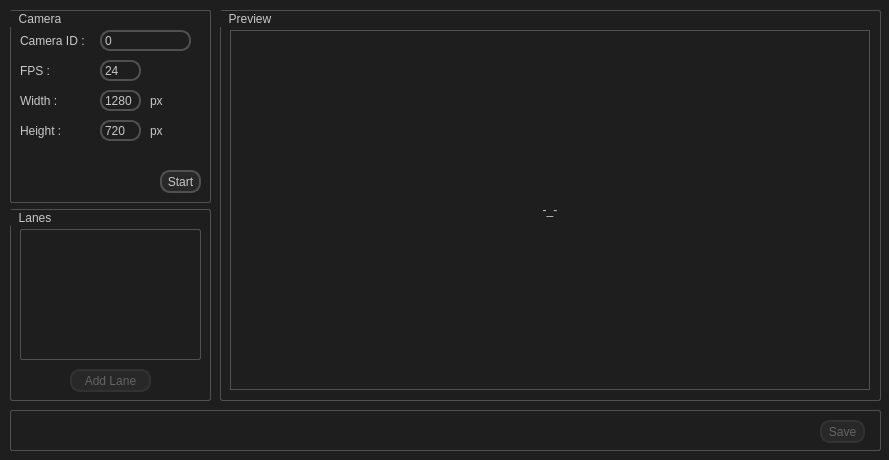
<?xml version="1.0" encoding="UTF-8"?>
<ui version="4.0">
 <class>Window_Config</class>
 <widget class="QMainWindow" name="Window_Config">
  <property name="geometry">
   <rect>
    <x>0</x>
    <y>0</y>
    <width>889</width>
    <height>460</height>
   </rect>
  </property>
  <property name="windowTitle">
   <string>Create new Config</string>
  </property>
  <property name="styleSheet">
   <string notr="true">QWidget {
background-color: rgb(30, 30, 30)

}
QLabel{
color: rgb(200, 200, 200);

}

QPushButton {
background-color:rgb(40, 40, 40);
color: rgb(200, 200, 200);
border: 2px solid rgb(80, 80, 80);
border-radius: 10px;
padding: 1px;
}
QPushButton:hover {
background-color:rgb(20, 115, 230);
	color: rgb(200, 200, 200);
border: 1px solid rgb(20, 115, 230);
}
QPushButton:pressed {
background-color:rgb(18, 100, 200);
color: rgb(200, 200, 200);
border: 1px solid rgb(18, 100, 200);
}
QPushButton:disabled {
background-color:rgb(40, 40, 40);
color: rgb(100, 100, 100);
border: 2px solid rgb(50, 50, 50);
border-radius: 10px;
}

QLineEdit {
background-color:rgb(30, 30, 30);
color: rgb(200, 200, 200);
border: 2px solid rgb(80, 80, 80);
border-radius: 10px;
padding: 1px;
}

QLineEdit:focus {
background-color:rgb(30, 30, 30);
color: rgb(200, 200, 200);
border: 2px solid rgb(20, 115, 230);
border-radius: 10px;
padding: 1px;
}

QProgressBar {
background-color:rgb(30, 30, 30);
border: 2px solid rgb(80, 80, 80);
border-radius: 6px;
color:rgb(200, 200, 200);
text-align: center;
}
QProgressBar::chunk {
background-color:rgb(20, 115, 230);
border: 2px solid rgb(20, 115, 230);
border-radius: 1px;
}

QGroupBox {
color: rgb(200, 200, 200);
background: rgb(30, 30, 30);
border: 1px solid rgba(80, 80, 80, 255);
border-radius: 2px;
} 

QListWidget {
color: rgb(200, 200, 200);
background: rgb(30, 30, 30);
border: 1px solid rgba(80, 80, 80, 255);
border-radius: 2px;
} </string>
  </property>
  <widget class="QWidget" name="centralwidget">
   <widget class="QGroupBox" name="grpbox_live">
    <property name="geometry">
     <rect>
      <x>220</x>
      <y>10</y>
      <width>661</width>
      <height>391</height>
     </rect>
    </property>
    <property name="styleSheet">
     <string notr="true"/>
    </property>
    <property name="title">
     <string>  Preview  </string>
    </property>
    <widget class="QLabel" name="lbl_video_live">
     <property name="geometry">
      <rect>
       <x>10</x>
       <y>20</y>
       <width>640</width>
       <height>360</height>
      </rect>
     </property>
     <property name="styleSheet">
      <string notr="true">background-color:rgba(0, 0, 0, 0);
border: 1px solid rgb(80, 80, 80);</string>
     </property>
     <property name="frameShape">
      <enum>QFrame::Box</enum>
     </property>
     <property name="text">
      <string>-_-</string>
     </property>
     <property name="alignment">
      <set>Qt::AlignCenter</set>
     </property>
    </widget>
   </widget>
   <widget class="QWidget" name="verticalLayoutWidget">
    <property name="geometry">
     <rect>
      <x>10</x>
      <y>10</y>
      <width>201</width>
      <height>391</height>
     </rect>
    </property>
    <layout class="QVBoxLayout" name="vLayout">
     <item>
      <widget class="QGroupBox" name="gbox_camera">
       <property name="title">
        <string>  Camera  </string>
       </property>
       <widget class="QPushButton" name="btn_start_feed">
        <property name="geometry">
         <rect>
          <x>150</x>
          <y>160</y>
          <width>41</width>
          <height>23</height>
         </rect>
        </property>
        <property name="text">
         <string>Start</string>
        </property>
       </widget>
       <widget class="QLineEdit" name="input_w">
        <property name="geometry">
         <rect>
          <x>90</x>
          <y>80</y>
          <width>41</width>
          <height>21</height>
         </rect>
        </property>
        <property name="text">
         <string>1280</string>
        </property>
       </widget>
       <widget class="QLabel" name="lbl_1">
        <property name="geometry">
         <rect>
          <x>10</x>
          <y>20</y>
          <width>71</width>
          <height>21</height>
         </rect>
        </property>
        <property name="text">
         <string>Camera ID :</string>
        </property>
       </widget>
       <widget class="QLabel" name="lbl_2">
        <property name="geometry">
         <rect>
          <x>10</x>
          <y>50</y>
          <width>71</width>
          <height>21</height>
         </rect>
        </property>
        <property name="text">
         <string>FPS :</string>
        </property>
       </widget>
       <widget class="QLineEdit" name="input_fps">
        <property name="geometry">
         <rect>
          <x>90</x>
          <y>50</y>
          <width>41</width>
          <height>21</height>
         </rect>
        </property>
        <property name="text">
         <string>24</string>
        </property>
       </widget>
       <widget class="QLineEdit" name="input_h">
        <property name="geometry">
         <rect>
          <x>90</x>
          <y>110</y>
          <width>41</width>
          <height>21</height>
         </rect>
        </property>
        <property name="text">
         <string>720</string>
        </property>
       </widget>
       <widget class="QLabel" name="lbl_3">
        <property name="geometry">
         <rect>
          <x>10</x>
          <y>80</y>
          <width>71</width>
          <height>21</height>
         </rect>
        </property>
        <property name="text">
         <string>Width :</string>
        </property>
       </widget>
       <widget class="QLineEdit" name="input_cam_id">
        <property name="geometry">
         <rect>
          <x>90</x>
          <y>20</y>
          <width>91</width>
          <height>21</height>
         </rect>
        </property>
        <property name="text">
         <string>0</string>
        </property>
       </widget>
       <widget class="QLabel" name="lbl_4">
        <property name="geometry">
         <rect>
          <x>10</x>
          <y>110</y>
          <width>71</width>
          <height>21</height>
         </rect>
        </property>
        <property name="text">
         <string>Height :</string>
        </property>
       </widget>
       <widget class="QLabel" name="lbl_5">
        <property name="geometry">
         <rect>
          <x>140</x>
          <y>80</y>
          <width>16</width>
          <height>21</height>
         </rect>
        </property>
        <property name="text">
         <string>px</string>
        </property>
       </widget>
       <widget class="QLabel" name="lbl_6">
        <property name="geometry">
         <rect>
          <x>140</x>
          <y>110</y>
          <width>16</width>
          <height>21</height>
         </rect>
        </property>
        <property name="text">
         <string>px</string>
        </property>
       </widget>
      </widget>
     </item>
     <item>
      <widget class="QGroupBox" name="gbox_lanes">
       <property name="title">
        <string>  Lanes  </string>
       </property>
       <widget class="QPushButton" name="btn_add_lane">
        <property name="enabled">
         <bool>false</bool>
        </property>
        <property name="geometry">
         <rect>
          <x>60</x>
          <y>160</y>
          <width>81</width>
          <height>23</height>
         </rect>
        </property>
        <property name="text">
         <string>Add Lane</string>
        </property>
       </widget>
       <widget class="QListWidget" name="list_lanes">
        <property name="geometry">
         <rect>
          <x>10</x>
          <y>20</y>
          <width>181</width>
          <height>131</height>
         </rect>
        </property>
       </widget>
      </widget>
     </item>
    </layout>
   </widget>
   <widget class="QGroupBox" name="gbox_buttons">
    <property name="geometry">
     <rect>
      <x>10</x>
      <y>410</y>
      <width>871</width>
      <height>41</height>
     </rect>
    </property>
    <property name="title">
     <string/>
    </property>
    <widget class="QPushButton" name="btn_save">
     <property name="enabled">
      <bool>false</bool>
     </property>
     <property name="geometry">
      <rect>
       <x>810</x>
       <y>10</y>
       <width>45</width>
       <height>23</height>
      </rect>
     </property>
     <property name="text">
      <string>Save</string>
     </property>
    </widget>
   </widget>
  </widget>
 </widget>
 <resources/>
 <connections/>
</ui>
